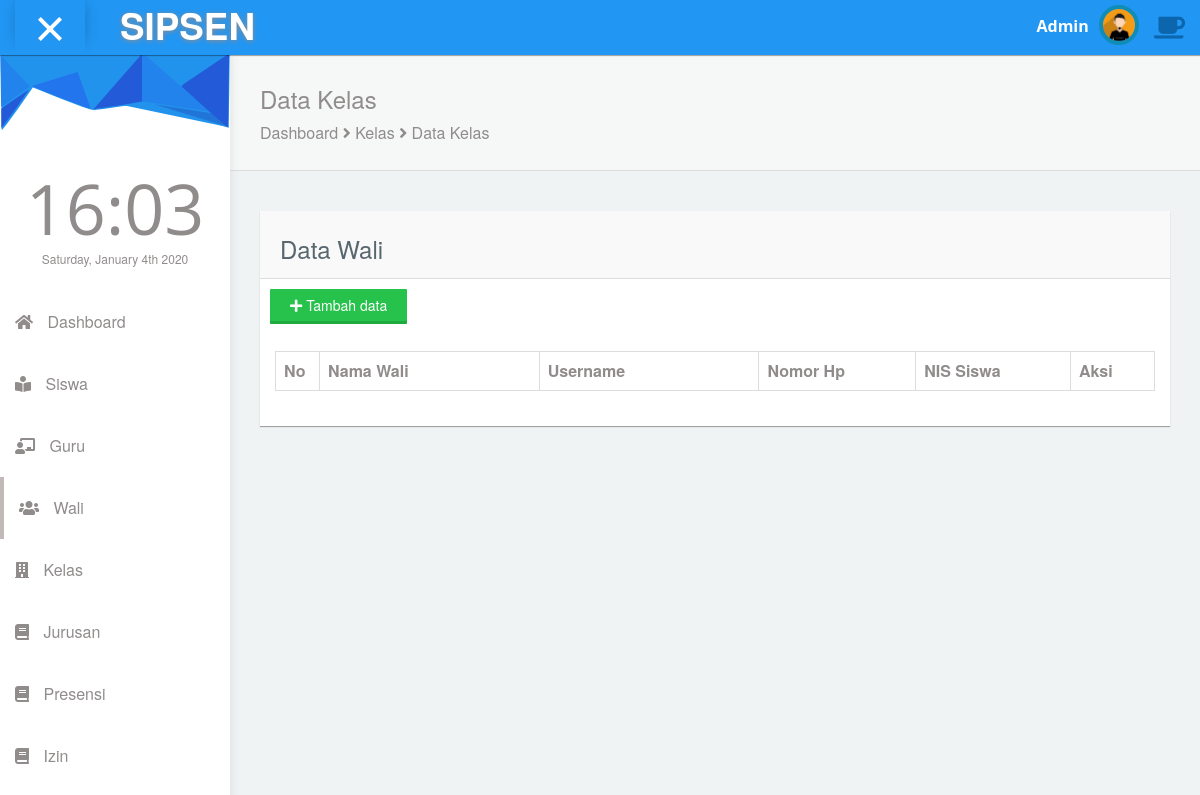
Page /index.php/wali on the earlier database version.
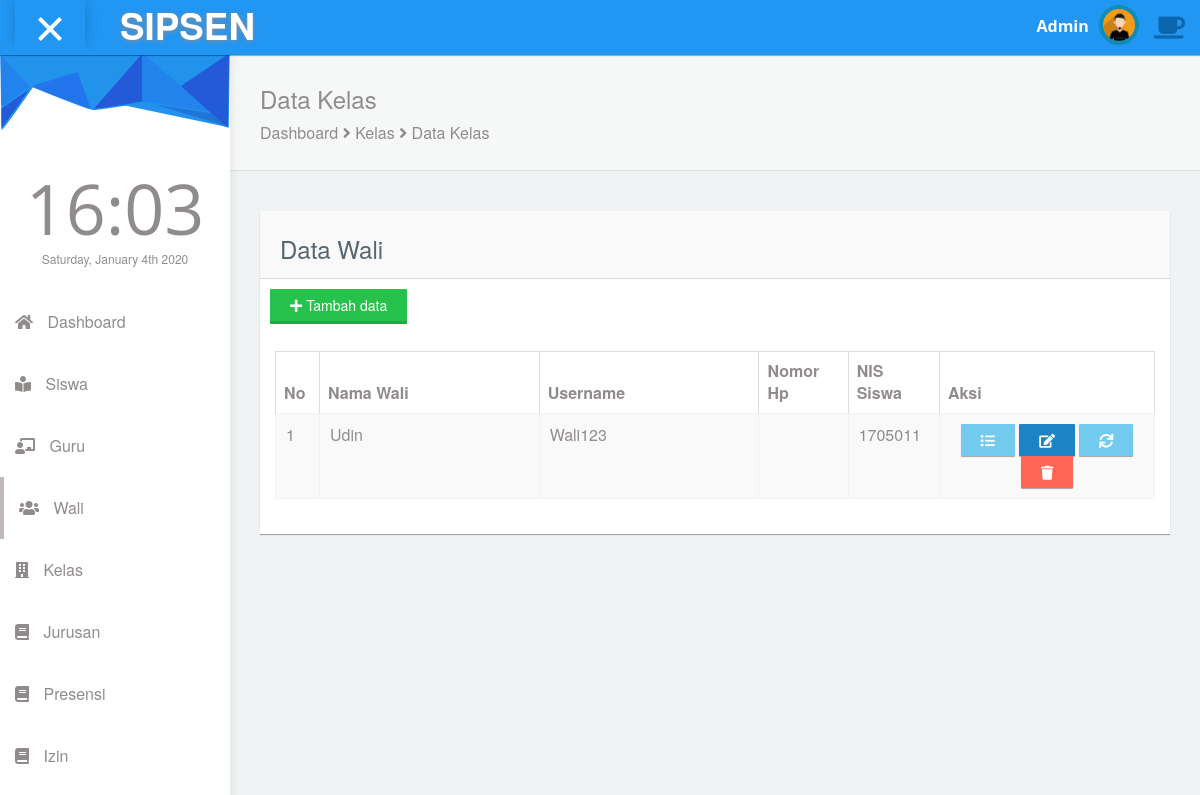
Same page on the later database version.
### tables this page shows
CREATE TABLE `tb_wali` (
  `id_wali` int(11) NOT NULL,
  `username` varchar(50) NOT NULL,
  `nama` varchar(50) NOT NULL,
  `email` varchar(50) NOT NULL,
  `password` varchar(255) NOT NULL,
  `token` text DEFAULT NULL
);

CREATE TABLE `tb_siswa` (
  `NIS` varchar(50) NOT NULL,
  `NISN` varchar(50) NOT NULL,
  `nama_siswa` varchar(50) NOT NULL,
  `jk` varchar(15) NOT NULL,
  `id_kelas` int(11) NOT NULL,
  `tgl_lahir` date NOT NULL,
  `no_hp` varchar(15) NOT NULL,
  `email` varchar(50) NOT NULL,
  `alamat` varchar(50) NOT NULL,
  `nama_ayah` varchar(50) NOT NULL,
  `nama_ibu` varchar(50) NOT NULL,
  `id_wali` int(11) DEFAULT NULL,
  `id_fp` varchar(5) NOT NULL,
  `password` varchar(100) NOT NULL,
  `token` text DEFAULT NULL
);

### application/controllers/Wali.php (called while the page is built, shortened)
<?php
class Wali extends CI_Controller
{
	public function __construct()
	{
		$this->load->model("M_siswa");
		$this->load->model("M_jurusan");
		$this->load->model("M_kelas");
		$this->load->model("WaliModel");
	}
	public function index()
	{
		$data['menu'] = 'wali';
		$data['wali'] = $this->WaliModel->getAll();
		$this->load->view('admin/wali/index', $data);
	}
}

### index.php (called while the page is built, shortened)
<?php
require_once BASEPATH.'core/CodeIgniter.php';

### application/models/WaliModel.php (called while the page is built, shortened)
<?php
class WaliModel extends CI_Model
{
  public function getAll()
  {
    $wali = $this->db->from('tb_wali')->get()->result();
    foreach ($wali as $value) {
      $siswa = $this->db->where('id_wali', $value->id_wali)->from('tb_siswa')->get()->row();
      $value->siswa = $siswa;
    }
    return $wali;
  }
}

### application/views/admin/wali/index.php (the view, shortened to what this page needs)
<!DOCTYPE html>
<html lang="en">
<body id="mimin" class="dashboard">
  <div class="container-fluid mimin-wrapper">
    <div id="content">
      <div class="panel box-shadow-none content-header">
        <div class="panel-body">
          <div class="col-md-12">
            <h3 class="animated fadeInLeft">Data Kelas</h3>
            <p class="animated fadeInDown">
              Dashboard <span class="fa-angle-right fa"></span> Kelas <span class="fa-angle-right fa"></span> Data Kelas
            </p>
          </div>
        </div>
      </div>
      <div class="col-md-12 top-20 padding-20">
        <div class="col-md-12">
          <div class="panel">
            <div class="panel-heading">
              <h3>Data Wali</h3>
            </div>
            <div class="form-group" style="margin-top:10px; margin-left:10px;">
              <a href="<?php echo base_url(''); ?>wali/form" class="btn btn-raised btn-success"><i class="fas fa-plus"></i> Tambah data</a>
            </div>
            <div class="panel-body">
              <div class="responsive-table">
                <table id="" class="table table-striped table-bordered display" width="100%" cellspacing="0">
                  <thead>
                    <tr>
                      <th width="5%">No</th>
                      <th width="25%">Nama Wali</th>
                      <th width="25%">Username</th>
                      <th>Nomor Hp</th>
                      <th>NIS Siswa</th>
                      <th>Aksi</th>
                    </tr>
                  </thead>
                  <tbody>
                    <?php $i = 1; ?>
                    <?php foreach ($wali as $walii) : ?>
                      <tr>
                        <td><?php echo $i;
                            $i++; ?></td>
                        <td><?php echo $walii->nama; ?></td>
                        <td><?php echo $walii->username; ?></td>
                        <td><?php echo $walii->no_hp; ?></td>
                        <td><?php echo $walii->siswa->NIS ?></td>
                        <td align="center">
                          <a data-toggle="modal" data-target="#modalFormDetail<?php echo $walii->id_wali ?>" class=" btn ripple-infinite btn-info" data-placement="top" title="Detail"><span class="fas fa-list"></span></a>
                          <a data-toggle="modal" data-target="#modalFormEdit<?php echo $walii->id_wali ?>" class=" btn  ripple-infinite btn-primary" data-placement="top" title="Ubah"><span class="fas fa-edit"></span></a>
                          <a data-toggle="modal" data-target="#modalResetPWD<?php echo $walii->id_wali ?>" class=" btn  ripple-infinite btn-info" data-placement="top" title="Reset Password"><span class="fas fa-sync"></span></a>
                          <a data-toggle="modal" data-target="#modalHapusSiswa<?php echo $walii->id_wali ?>" class=" btn  ripple-infinite btn-danger" data-placement="top" title="Hapus"><span class="fas fa-trash"></span></a>
                        </td>
                      </tr>
                    <?php endforeach; ?>
                  </tbody>
                </table>
              </div>
            </div>
          </div>
        </div>
      </div>
    </div>
  </div>
</body>
</html>

Differences in the rows shown:
added tb_wali: nama "Udin", username "Wali123"
added tb_siswa: NIS "1705011"
